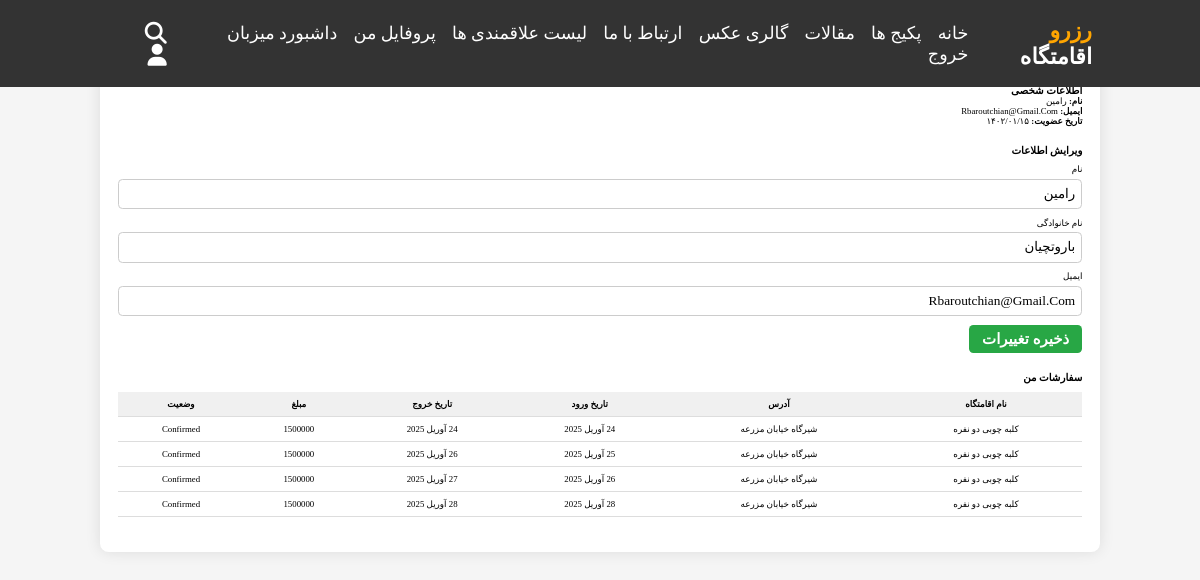
The app's page /account/user-profile/ (signed in), older data.
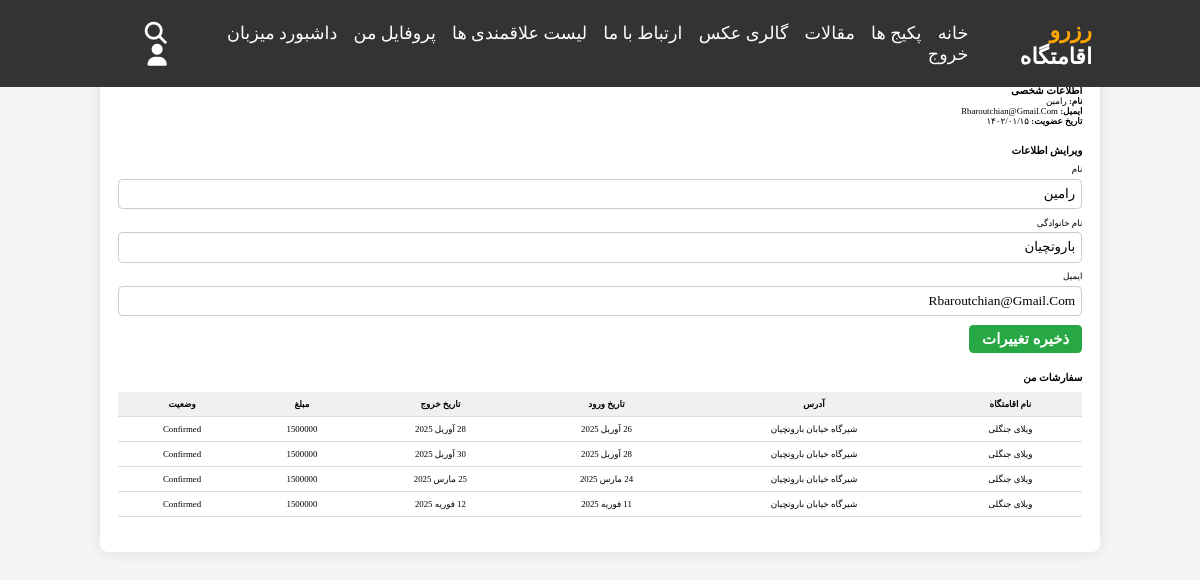
The same page, newer data.
### booking/models.py (models this page shows, shortened)
class Booking(models.Model):
    user = models.ForeignKey(User, on_delete=models.CASCADE, verbose_name='کاربر')
    eghamat = models.ForeignKey(Eghamatgah, on_delete=models.CASCADE, verbose_name='اقامتگاه')
    check_in = models.DateField(verbose_name='تاریخ ورود', null=True, blank=True)
    check_out = models.DateField(verbose_name='تاریخ خروج', null=True, blank=True)
    persons = models.PositiveIntegerField(verbose_name='تعداد نفرات')
    created_at = models.DateTimeField(auto_now_add=True)
    status = models.CharField(max_length=20, choices=[('pending', 'در انتظار'), ('confirmed', 'تایید شده'), ('cancelled', 'لغو شده')], default='pending')
    total_price = models.DecimalField(max_digits=10, decimal_places=0, null=True, blank=True)
    class Meta:
        verbose_name = 'رزرو'
        verbose_name_plural = 'همه رزروها'

### eghamatgah/models.py (models this page shows, shortened)
class Eghamatgah(models.Model):
    type = (
        ('villa', 'ویلا'),
        ('aparteman', 'آپارتمان'),
        ('khanebagh', 'خانه باغ'),
        ('kolbe', 'کلبه'),
    )
    Ecategory = models.ManyToManyField(Eghamatgah_Category, blank=True, related_name='categories', verbose_name='دسته بندی')
    seller = models.ForeignKey(Seller,on_delete=models.CASCADE, related_name='seller', verbose_name='فروشنده')
    title = models.CharField(max_length=100, verbose_name='عنوان اقامتگاه')
    eghamat_type= models.CharField(max_length=100, choices=type, verbose_name='نوع اقامتگاه')
    ostan = models.CharField(max_length=20, verbose_name='استان')
    shahr = models.CharField(max_length=20, verbose_name='شهر')
    address = models.CharField(max_length=300, verbose_name='آدرس کامل')
    tedad_otagh = models.PositiveIntegerField(null=True, verbose_name='تعداد اتاق')
    metrazh = models.PositiveIntegerField(null=True, verbose_name='متراژ')
    zarfiat = models.PositiveIntegerField(null=True, verbose_name='ظرفیت')
    zarfiat_extra = models.DecimalField(max_digits=10,decimal_places=2, default=0, verbose_name='تعداد نفرات اضافه')
    gheymat_har_shab = models.IntegerField(null=True, verbose_name='قیمت هر شب')
    time_voroud = models.TimeField(null=True, verbose_name='تایم ورود')
    time_khorouj = models.TimeField(null=True, verbose_name='تایم خروج')
    description = models.CharField(max_length=200, verbose_name='توضیحات تکمیلی')
    wifi = models.BooleanField(default=False, verbose_name='اینترنت وای فای')
    parking = models.BooleanField(default=False, verbose_name='پارکینگ')
    pool = models.BooleanField(default=False, verbose_name='استخر')
    kitchen = models.BooleanField(default=False, verbose_name='آشپزخانه')
    tv = models.BooleanField(default=False, verbose_name='تلویزیون')
    image = models.ImageField(upload_to='media',default='', verbose_name='تصویر1')
    image2 = models.ImageField(upload_to='media',default='', verbose_name='تصویر2')
    image3 = models.ImageField(upload_to='media',default='', verbose_name='تصویر3')
    image4 = models.ImageField(upload_to='media',default='', verbose_name='تصویر4')
    image5 = models.ImageField(upload_to='media',default='', verbose_name='تصویر5')
    video = models.FileField(
        upload_to='videos',
        null=True,
        blank=True,
        validators=[FileExtensionValidator(allowed_extensions=['mp4', 'mov', 'avi'])],
        verbose_name='ویدیو'
    )
    aparat_video_id = models.CharField(max_length=100, null=True, blank=True)
    created_at = models.DateTimeField(auto_now_add=True)
    class Meta:
        verbose_name = 'مشخصات اقامتگاه'
        verbose_name_plural = 'مشخصات اقامتگاه ها'

### user_account/views.py (the view, shortened to what this page needs)
@method_decorator(login_required, name='dispatch')
class EditUserProfilePage(View):
    def get(self, request: HttpRequest):
        current_user = User.objects.filter(id=request.user.id).first()
        edit_form = EditProfileModelForm(instance=current_user)
        user_bookings = Booking.objects.filter(user=request.user).select_related('eghamat')
        context = {
            'form': edit_form,
            'current_user': current_user,
            'bookings': user_bookings,
        }
        return render(request, 'user/profile.html', context)

### user_account/forms.py
class EditProfileModelForm(forms.ModelForm):
    class Meta:
        model = User
        fields = ['first_name', 'last_name', 'email']

### user_account/templates/user/profile.html (shortened to what this page needs)
{% extends 'base2.html' %}
{% block page_content %}
	<!DOCTYPE html>
<html lang="fa">
<head>
</head>
<body>
<div class="container">
    <h2>پروفایل من</h2>
    <div class="section">
        <h3>اطلاعات شخصی</h3>
        <p><strong>نام:</strong> {{ current_user.first_name}}</p>
        <p><strong>ایمیل:</strong> {{ current_user.email}}</p>
        <p><strong>تاریخ عضویت:</strong> ۱۴۰۲/۰۱/۱۵</p>
    </div>
    <div class="section">
        <h3>ویرایش اطلاعات</h3>
<form method="post">
    <label for="id_first_name">نام</label>
    <input type="text" name="first_name" id="id_first_name" value="{{ form.first_name.value }}" class="input">
    <label for="id_last_name">نام خانوادگی</label>
    <input type="text" name="last_name" id="id_last_name" value="{{ form.last_name.value }}" class="input">
    <label for="id_email">ایمیل</label>
    <input type="email" name="email" id="id_email" value="{{ form.email.value }}" class="input">
    <button type="submit" class="btn">ذخیره تغییرات</button>
</form>
    </div>
    <div class="section">
        <h3>سفارشات من</h3>
        <table>
            <thead>
                <tr>
                    <th>نام اقامتگاه</th>
                    <th>آدرس</th>
                    <th>تاریخ ورود</th>
                    <th>تاریخ خروج</th>
                    <th>مبلغ</th>
                    <th>وضعیت</th>
                </tr>
            </thead>
            <tbody>
            {% for booking in bookings %}
                <tr>
                    <td>{{ booking.eghamat.title }}</td>
                    <td>{{ booking.eghamat.address}}</td>
                    <td>{{ booking.check_in}}</td>
                    <td>{{ booking.check_out}}</td>
                    <td>{{ booking.eghamat.gheymat_har_shab}}</td>
                    <td>{{ booking.status}}</td>
                </tr>
            {% endfor %}
            </tbody>
        </table>
    </div>
</div>
</body>
</html>
{% endblock %}

Row changes from the older to the newer data that the page shows:
removed Booking: eghamat "کلبه چوبی دو نفره", eghamat.address "شیرگاه خیابان مزرعه", check_in "24 آوریل 2025", check_out "24 آوریل 2025", eghamat.gheymat_har_shab "1500000", status "Confirmed"
removed Booking: eghamat "کلبه چوبی دو نفره", eghamat.address "شیرگاه خیابان مزرعه", check_in "25 آوریل 2025", check_out "26 آوریل 2025", eghamat.gheymat_har_shab "1500000", status "Confirmed"
removed Booking: eghamat "کلبه چوبی دو نفره", eghamat.address "شیرگاه خیابان مزرعه", check_in "26 آوریل 2025", check_out "27 آوریل 2025", eghamat.gheymat_har_shab "1500000", status "Confirmed"
removed Booking: eghamat "کلبه چوبی دو نفره", eghamat.address "شیرگاه خیابان مزرعه", check_in "28 آوریل 2025", check_out "28 آوریل 2025", eghamat.gheymat_har_shab "1500000", status "Confirmed"
added Booking: eghamat "ویلای جنگلی", eghamat.address "شیرگاه خیابان باروتچیان", check_in "26 آوریل 2025", check_out "28 آوریل 2025", eghamat.gheymat_har_shab "1500000", status "Confirmed"
added Booking: eghamat "ویلای جنگلی", eghamat.address "شیرگاه خیابان باروتچیان", check_in "28 آوریل 2025", check_out "30 آوریل 2025", eghamat.gheymat_har_shab "1500000", status "Confirmed"
added Booking: eghamat "ویلای جنگلی", eghamat.address "شیرگاه خیابان باروتچیان", check_in "24 مارس 2025", check_out "25 مارس 2025", eghamat.gheymat_har_shab "1500000", status "Confirmed"
added Booking: eghamat "ویلای جنگلی", eghamat.address "شیرگاه خیابان باروتچیان", check_in "11 فوریه 2025", check_out "12 فوریه 2025", eghamat.gheymat_har_shab "1500000", status "Confirmed"
